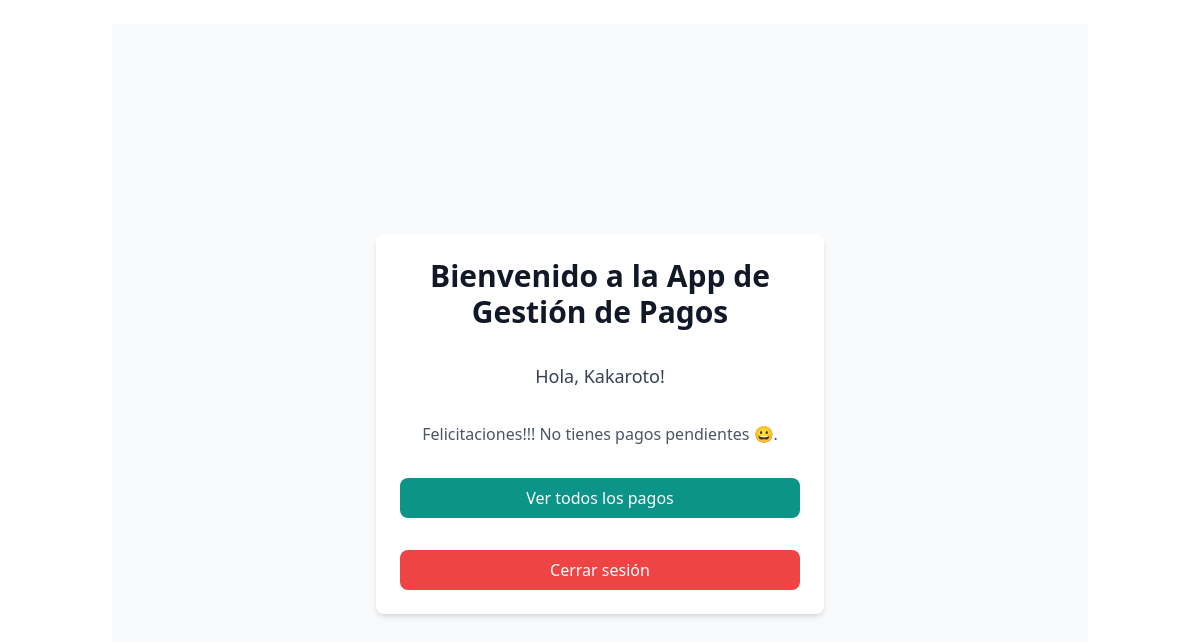
The page / (signed in) on the database as committed earlier.
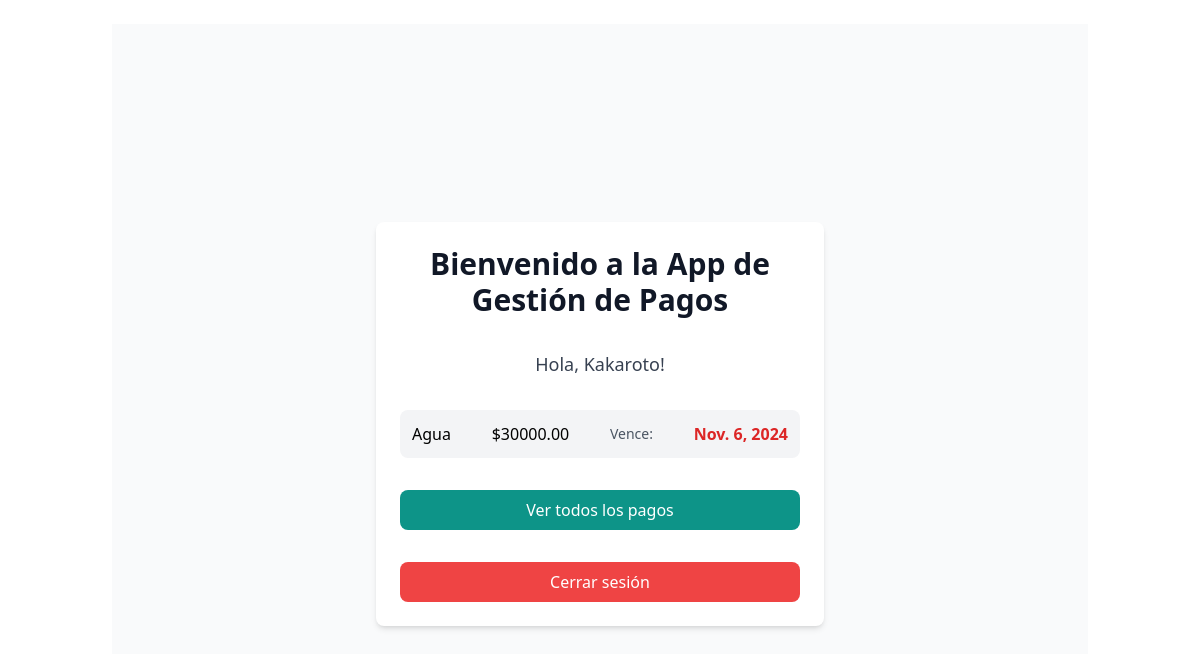
The same page on the database as committed later.
### core/models.py (models this page shows, shortened)
class Payment(models.Model):
    boleta = models.ForeignKey(Boleta, on_delete=models.CASCADE)
    user = models.ForeignKey(User, on_delete=models.CASCADE)
    amount = models.DecimalField(max_digits=10, decimal_places=2)
    payment_due = models.DateField(null=True, blank=True)
    payment_day = models.DateField(null=True, blank=True)
    payed = models.BooleanField(default=False)

class Boleta(models.Model):
    name = models.CharField(max_length=100)
    class Meta:
        ordering = ['name']
        verbose_name_plural = 'Boletas'
    def __str__(self):
        return self.name

### core/views.py (the view)
# urls.py: path('', views.home, name='home'),
def home(request):
    payments = (
        Payment.objects.filter(user=request.user, payed=False)
        if request.user.is_authenticated
        else None
    )
    return render(request, 'core/index.html', {'payments': payments})

### core/templates/core/index.html (shortened to what this page needs)
{% extends 'core/base.html' %}
{% block content %}
    <div class="min-h-screen bg-gray-50 flex items-center justify-center py-12 px-4 sm:px-6 lg:px-8">
        <div class="max-w-md w-full space-y-8 bg-white p-6 rounded-lg shadow-md">
            <h1 class="text-3xl font-extrabold text-center text-gray-900 mb-6">
                Bienvenido a la App de Gestión de Pagos</h1>
    {% if user.is_authenticated %}
        <p class="text-lg text-center text-gray-700 mb-4">Hola, {{ user.username }}!</p>
        <ul class="space-y-2">
            {% for pago in payments %}
                <li class="bg-gray-100 p-3 rounded-lg flex flex-col  lg:flex-row justify-between items-center">
                    <span class="font-medium">{{ pago.boleta }}</span>${{ pago.amount }} <span class="text-sm text-gray-600">Vence: </span><span class="font-semibold text-red-600">{{ pago.payment_due }}</span>
                </li>
            {% empty %}
                <li class="text-gray-600 text-center">Felicitaciones!!! No tienes pagos pendientes 😀.</li>
            {% endfor %}
        </ul>
        <a href="{% url 'core:payment_list' %}" class="w-full inline-block px-4 py-2 text-center text-white bg-teal-600 rounded-lg hover:bg-teal-700">
            Ver todos los pagos
        </a>
        <form method="POST" action="{% url 'core:logout' %}"  class="mt-4">
            <button type="submit" class="w-full px-4 py-2 bg-red-500 text-white rounded-lg hover:bg-red-600">
                Cerrar sesión
            </button>
        </form>
{% endif %}
{% endblock  %}

Rows that differ between the two databases and show on the page:
added Payment: boleta "Agua", amount "30000.00", payment_due "Nov. 6, 2024"
Other text that changed with them:
text no longer shown: "Felicitaciones!!! No tienes pagos pendientes 😀."
